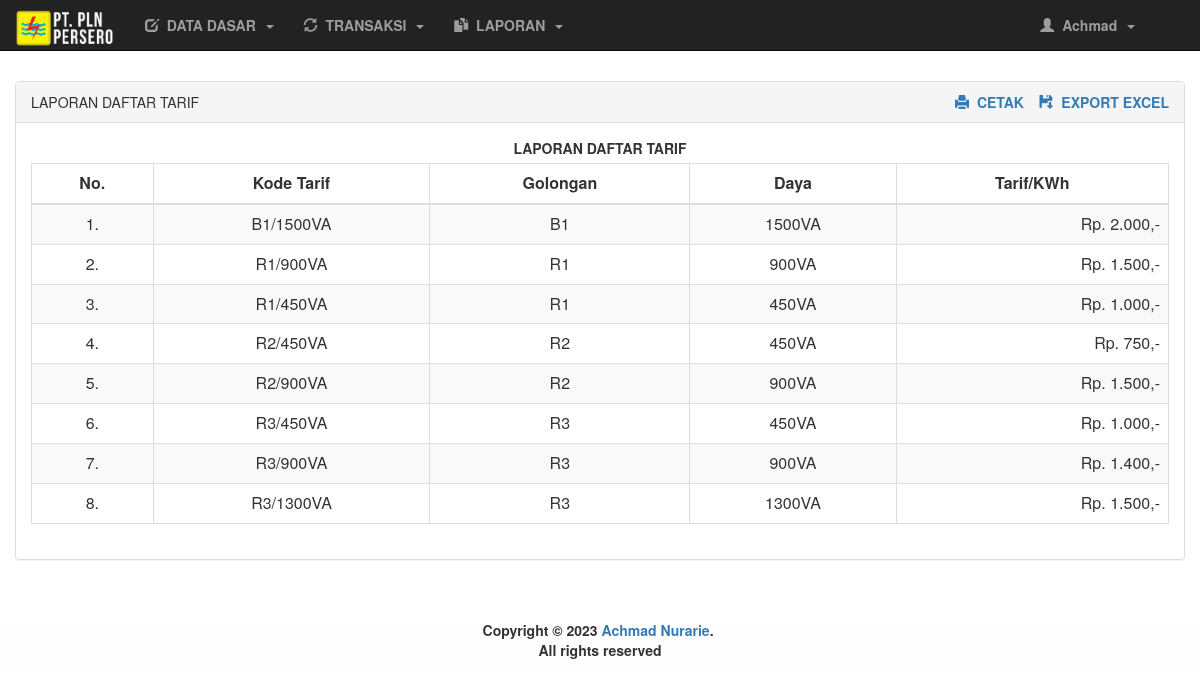
The app's page /pln/hal_utama.php?menu=laporan&tarif (signed in) with its own data.
### tables this page shows
CREATE TABLE IF NOT EXISTS `tarif` (
  `id_tarif` int(11) NOT NULL AUTO_INCREMENT,
  `kode_tarif` varchar(20) NOT NULL,
  `golongan` varchar(10) NOT NULL,
  `daya` varchar(10) NOT NULL,
  `tarif_perkwh` double NOT NULL,
  PRIMARY KEY (`id_tarif`)
);

### pln/laporan.php (the view, shortened to what this page needs)
<!DOCTYPE html>
<html>
<head>
</head>
<body>
	<div class="container-fluid">
		<div class="row">
			<div class="col-md-12">
				<?php
					if (isset($_GET['tarif'])) {
						$table = "tarif";
						$cari = "";
						$link_print = "print.php?tarif";
						$link_excel = "print.php?excel&tarif";
						$judul = "LAPORAN DAFTAR TARIF";
					?>
						<div class="panel panel-default">
							<div class="panel-heading">
								LAPORAN DAFTAR TARIF
								<div class="pull-right">
									<a href="<?php echo $link_print ?>" target="_blank"><div class="glyphicon glyphicon-print"></div>&nbsp;&nbsp;<label>CETAK</label></a>
									<a href="<?php echo $link_excel ?>" target="_blank"><div class="glyphicon glyphicon-floppy-save"></div>&nbsp;&nbsp;<label>EXPORT EXCEL</label></a>
								</div>
							</div>
							<div class="panel-body">
										<center><label><?php echo @$judul; ?></label></center>
								<div class="table-responsive">
									<table class="table table-bordered table-striped table-hover">
										<thead>
											<th><center>No.</center></th>
											<th><center>Kode Tarif</center></th>
											<th><center>Golongan</center></th>
											<th><center>Daya</center></th>
											<th><center>Tarif/KWh</center></th>
										</thead>
										<tbody>
											<?php
												$no=0;
												$data = $aksi->tampil($table,$cari,"ORDER BY golongan ASC");
												if ($data=="") {
													$aksi->no_record(5);
												}else{
													foreach ($data as $r) {
														$no++; ?>
													<tr>
														<td align="center"><?php echo $no; ?>.</td>
														<td align="center"><?php echo $r['kode_tarif'] ?></td>
														<td align="center"><?php echo $r['golongan'] ?></td>
														<td align="center"><?php echo $r['daya'] ?></td>
														<td align="right"><?php $aksi->rupiah($r['tarif_perkwh']) ?></td>
													</tr>
											<?php } } ?>
										 </tbody>
									</table>
								</div>
							</div>
						</div>
					<?php } ?>
			</div>
		</div>
	</div>
</body>
</html>

### library/fungsi.php (shortened to what this page needs)
<?php
	class oop{
		function tampil($table,$where,$cari){
			$sql = mysql_query("SELECT * FROM $table $where $cari");
			while ($data = mysql_fetch_array($sql))
				@$jalan[] = $data;
				return @$jalan;
		}
		function rupiah($uang){
			echo "Rp. ".number_format($uang,0,',','.').",-";
		}
	}
?>

### records on screen
tarif: kode_tarif "B1/1500VA", golongan "B1", daya "1500VA", tarif_perkwh "2.000"
tarif: kode_tarif "R1/900VA", golongan "R1", daya "900VA", tarif_perkwh "1.500"
tarif: kode_tarif "R1/450VA", golongan "R1", daya "450VA", tarif_perkwh "1.000"
tarif: kode_tarif "R2/450VA", golongan "R2", daya "450VA", tarif_perkwh "750"
tarif: kode_tarif "R2/900VA", golongan "R2", daya "900VA", tarif_perkwh "1.500"
tarif: kode_tarif "R3/450VA", golongan "R3", daya "450VA", tarif_perkwh "1.000"
tarif: kode_tarif "R3/900VA", golongan "R3", daya "900VA", tarif_perkwh "1.400"
tarif: kode_tarif "R3/1300VA", golongan "R3", daya "1300VA", tarif_perkwh "1.500"

### other values on screen
$_SESSION['nama_petugas'] "Achmad"
